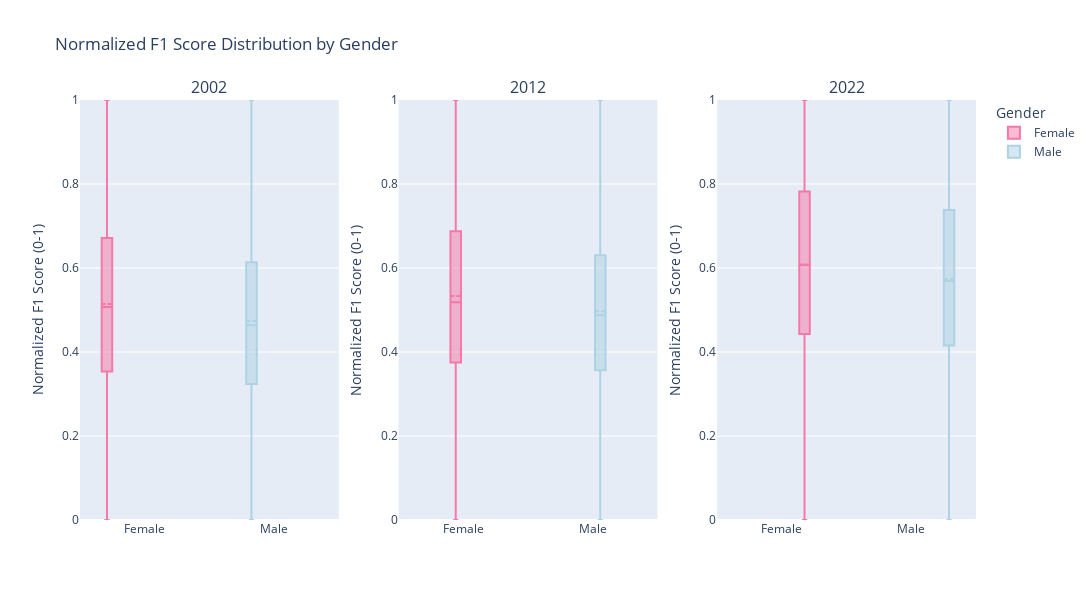

The code cell stored with this chart in its notebook:
### Code cell
fig = make_subplots(rows=1, cols=3, subplot_titles=("2002", "2012", "2022"))

for idx, (data, year) in enumerate([(df_2002_f1, "2002"), (df_2012_f1, "2012"), (df_2022_f1, "2022")], start=1):
    clean = data.dropna(subset=["F1_score_norm", "sex"])
    
    for gender in ['Female', 'Male']:
        subset = clean[clean['sex'] == gender]
        if subset.empty:
            continue
        fig.add_trace(
            go.Box(
                y=subset['F1_score_norm'],
                name=gender,
                marker_color=gender_color_map[gender],
                boxmean=True,
                showlegend=(idx == 1)
            ),
            row=1, col=idx
        )

fig.update_layout(
    height=600, width=1800,
    boxmode='group',
    title="Normalized F1 Score Distribution by Gender",
    legend_title_text='Gender'
)
fig.update_yaxes(title_text="Normalized F1 Score (0-1)", range=[0, 1])
fig.show()

### Figure 1 — Plotly figure (JSON) as saved in the notebook; plotly's stock layout.template omitted (floating-point values rounded to 4 significant figures; data arrays with more than 128 entries replaced by an {"elided": "..."} marker saying what was removed)
{"data": [{"boxmean": true, "marker": {"color": "#f678a7"}, "name": "Female", "showlegend": true, "type": "box", "xaxis": "x", "y": {"elided": "12020 float values"}, "yaxis": "y"}, {"boxmean": true, "marker": {"color": "#add2e4"}, "name": "Male", "showlegend": true, "type": "box", "xaxis": "x", "y": {"elided": "9849 float values"}, "yaxis": "y"}, {"boxmean": true, "marker": {"color": "#f678a7"}, "name": "Female", "showlegend": false, "type": "box", "xaxis": "x2", "y": {"elided": "14424 float values"}, "yaxis": "y2"}, {"boxmean": true, "marker": {"color": "#add2e4"}, "name": "Male", "showlegend": false, "type": "box", "xaxis": "x2", "y": {"elided": "13584 float values"}, "yaxis": "y2"}, {"boxmean": true, "marker": {"color": "#f678a7"}, "name": "Female", "showlegend": false, "type": "box", "xaxis": "x3", "y": {"elided": "10502 float values"}, "yaxis": "y3"}, {"boxmean": true, "marker": {"color": "#add2e4"}, "name": "Male", "showlegend": false, "type": "box", "xaxis": "x3", "y": {"elided": "9489 float values"}, "yaxis": "y3"}], "layout": {"annotations": [{"font": {"size": 16}, "showarrow": false, "text": "2002", "x": 0.1444, "xanchor": "center", "xref": "paper", "y": 1, "yanchor": "bottom", "yref": "paper"}, {"font": {"size": 16}, "showarrow": false, "text": "2012", "x": 0.5, "xanchor": "center", "xref": "paper", "y": 1, "yanchor": "bottom", "yref": "paper"}, {"font": {"size": 16}, "showarrow": false, "text": "2022", "x": 0.8556, "xanchor": "center", "xref": "paper", "y": 1, "yanchor": "bottom", "yref": "paper"}], "boxmode": "group", "height": 600, "legend": {"title": {"text": "Gender"}}, "title": {"text": "Normalized F1 Score Distribution by Gender"}, "width": 1800, "xaxis": {"anchor": "y", "domain": [0, 0.2889]}, "xaxis2": {"anchor": "y2", "domain": [0.3556, 0.6444]}, "xaxis3": {"anchor": "y3", "domain": [0.7111, 1]}, "yaxis": {"anchor": "x", "domain": [0, 1], "range": [0, 1], "title": {"text": "Normalized F1 Score (0-1)"}}, "yaxis2": {"anchor": "x2", "domain": [0, 1], "range": [0, 1], "title": {"text": "Normalized F1 Score (0-1)"}}, "yaxis3": {"anchor": "x3", "domain": [0, 1], "range": [0, 1], "title": {"text": "Normalized F1 Score (0-1)"}}}}
